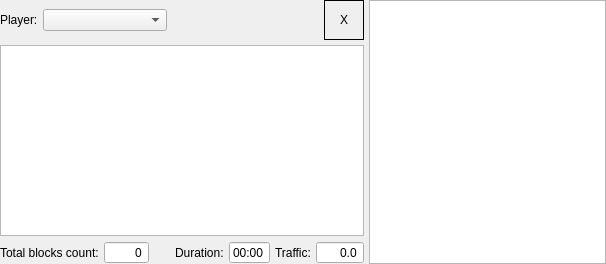
<?xml version="1.0" encoding="UTF-8"?>
<ui version="4.0">
 <class>ASPlayerStatsView</class>
 <widget class="QWidget" name="ASPlayerStatsView">
  <property name="geometry">
   <rect>
    <x>0</x>
    <y>0</y>
    <width>606</width>
    <height>264</height>
   </rect>
  </property>
  <property name="minimumSize">
   <size>
    <width>606</width>
    <height>0</height>
   </size>
  </property>
  <property name="windowTitle">
   <string>Form</string>
  </property>
  <layout class="QHBoxLayout" name="horizontalLayout">
   <property name="spacing">
    <number>5</number>
   </property>
   <property name="leftMargin">
    <number>0</number>
   </property>
   <property name="topMargin">
    <number>0</number>
   </property>
   <property name="rightMargin">
    <number>0</number>
   </property>
   <property name="bottomMargin">
    <number>0</number>
   </property>
   <item>
    <layout class="QVBoxLayout" name="verticalLayout">
     <property name="sizeConstraint">
      <enum>QLayout::SetMinimumSize</enum>
     </property>
     <item>
      <layout class="QHBoxLayout" name="horizontalLayout_3">
       <property name="spacing">
        <number>5</number>
       </property>
       <item>
        <widget class="QLabel" name="lbl_Player">
         <property name="text">
          <string>Player:</string>
         </property>
        </widget>
       </item>
       <item>
        <widget class="QComboBox" name="cmbBox_PlayersList">
         <property name="sizePolicy">
          <sizepolicy hsizetype="Fixed" vsizetype="Fixed">
           <horstretch>0</horstretch>
           <verstretch>0</verstretch>
          </sizepolicy>
         </property>
         <property name="minimumSize">
          <size>
           <width>124</width>
           <height>0</height>
          </size>
         </property>
         <property name="maximumSize">
          <size>
           <width>16777215</width>
           <height>16777215</height>
          </size>
         </property>
        </widget>
       </item>
       <item>
        <spacer name="horizontalSpacer">
         <property name="orientation">
          <enum>Qt::Horizontal</enum>
         </property>
         <property name="sizeHint" stdset="0">
          <size>
           <width>40</width>
           <height>20</height>
          </size>
         </property>
        </spacer>
       </item>
       <item>
        <widget class="QLabel" name="lbl_Character">
         <property name="sizePolicy">
          <sizepolicy hsizetype="Fixed" vsizetype="Fixed">
           <horstretch>0</horstretch>
           <verstretch>0</verstretch>
          </sizepolicy>
         </property>
         <property name="minimumSize">
          <size>
           <width>40</width>
           <height>40</height>
          </size>
         </property>
         <property name="frameShape">
          <enum>QFrame::Box</enum>
         </property>
         <property name="text">
          <string>X</string>
         </property>
         <property name="alignment">
          <set>Qt::AlignCenter</set>
         </property>
        </widget>
       </item>
      </layout>
     </item>
     <item>
      <widget class="QTableView" name="table_BlocksStats">
       <property name="sizePolicy">
        <sizepolicy hsizetype="MinimumExpanding" vsizetype="Expanding">
         <horstretch>0</horstretch>
         <verstretch>0</verstretch>
        </sizepolicy>
       </property>
       <property name="minimumSize">
        <size>
         <width>348</width>
         <height>185</height>
        </size>
       </property>
       <property name="selectionMode">
        <enum>QAbstractItemView::NoSelection</enum>
       </property>
       <property name="cornerButtonEnabled">
        <bool>false</bool>
       </property>
       <attribute name="horizontalHeaderMinimumSectionSize">
        <number>20</number>
       </attribute>
       <attribute name="horizontalHeaderDefaultSectionSize">
        <number>45</number>
       </attribute>
       <attribute name="verticalHeaderMinimumSectionSize">
        <number>40</number>
       </attribute>
       <attribute name="verticalHeaderStretchLastSection">
        <bool>true</bool>
       </attribute>
      </widget>
     </item>
     <item>
      <layout class="QHBoxLayout" name="horizontalLayout_6">
       <property name="spacing">
        <number>5</number>
       </property>
       <item>
        <widget class="QLabel" name="lbl_TotalBlocksCount">
         <property name="text">
          <string>Total blocks count:</string>
         </property>
        </widget>
       </item>
       <item>
        <widget class="QSpinBox" name="spBox_BlocksCount">
         <property name="inputMethodHints">
          <set>Qt::ImhDigitsOnly</set>
         </property>
         <property name="alignment">
          <set>Qt::AlignRight|Qt::AlignTrailing|Qt::AlignVCenter</set>
         </property>
         <property name="readOnly">
          <bool>true</bool>
         </property>
         <property name="buttonSymbols">
          <enum>QAbstractSpinBox::NoButtons</enum>
         </property>
         <property name="keyboardTracking">
          <bool>false</bool>
         </property>
         <property name="maximum">
          <number>50000</number>
         </property>
        </widget>
       </item>
       <item>
        <spacer name="horizontalSpacer_3">
         <property name="orientation">
          <enum>Qt::Horizontal</enum>
         </property>
         <property name="sizeHint" stdset="0">
          <size>
           <width>40</width>
           <height>20</height>
          </size>
         </property>
        </spacer>
       </item>
       <item>
        <widget class="QLabel" name="lbl_TrackDuration">
         <property name="text">
          <string>Duration:</string>
         </property>
        </widget>
       </item>
       <item>
        <widget class="QTimeEdit" name="tmEdit_TrackDuration">
         <property name="alignment">
          <set>Qt::AlignRight|Qt::AlignTrailing|Qt::AlignVCenter</set>
         </property>
         <property name="readOnly">
          <bool>true</bool>
         </property>
         <property name="buttonSymbols">
          <enum>QAbstractSpinBox::NoButtons</enum>
         </property>
         <property name="keyboardTracking">
          <bool>false</bool>
         </property>
         <property name="displayFormat">
          <string>mm:ss</string>
         </property>
        </widget>
       </item>
       <item>
        <widget class="QLabel" name="lbl_TrackTraffic">
         <property name="text">
          <string>Traffic:</string>
         </property>
        </widget>
       </item>
       <item>
        <widget class="QDoubleSpinBox" name="spBox_TrackTraffic">
         <property name="inputMethodHints">
          <set>Qt::ImhDigitsOnly</set>
         </property>
         <property name="alignment">
          <set>Qt::AlignRight|Qt::AlignTrailing|Qt::AlignVCenter</set>
         </property>
         <property name="readOnly">
          <bool>true</bool>
         </property>
         <property name="buttonSymbols">
          <enum>QAbstractSpinBox::NoButtons</enum>
         </property>
         <property name="keyboardTracking">
          <bool>false</bool>
         </property>
         <property name="decimals">
          <number>1</number>
         </property>
         <property name="maximum">
          <double>9999.000000000000000</double>
         </property>
        </widget>
       </item>
      </layout>
     </item>
    </layout>
   </item>
   <item>
    <widget class="QTreeView" name="treeView_ScoreStats">
     <property name="selectionMode">
      <enum>QAbstractItemView::NoSelection</enum>
     </property>
     <property name="rootIsDecorated">
      <bool>false</bool>
     </property>
     <attribute name="headerVisible">
      <bool>false</bool>
     </attribute>
     <attribute name="headerMinimumSectionSize">
      <number>20</number>
     </attribute>
    </widget>
   </item>
  </layout>
 </widget>
 <resources/>
 <connections/>
</ui>
